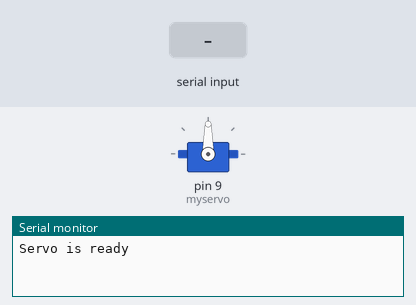
A program run on a simulated Arduino Uno, built with avr-gcc and run on an emulated ATmega328P. Parts: servo, the last lines printed to the serial monitor. The inputs (shaded band) are chosen by the test bench.

Above: at 1.2 s.
1.3 s: "30,150\n" received over Serial
At 2.3 s:
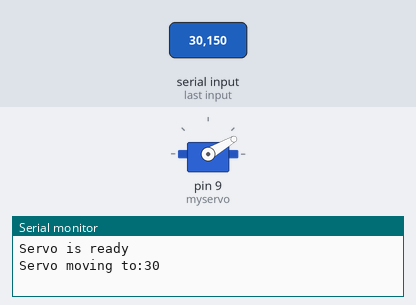
2.8 s: "5\n" received over Serial
At 3.8 s:
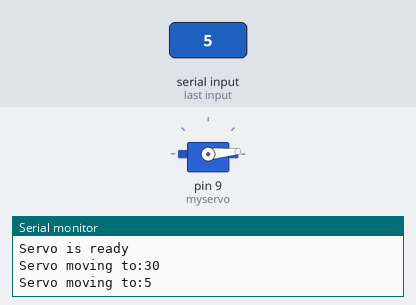
4.8 s: "90,45\n" received over Serial
At 6.6 s:
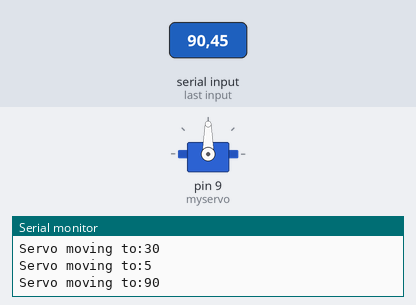
Timing chart, 0 to 8.1 s (numbered marks = the images above; inputs shaded):
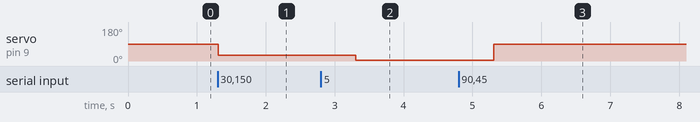

Measured:
- after the input at 1.3 s, servo on pin 9 (myservo): 90° → 30° at once
- after the input at 2.8 s, servo on pin 9 (myservo): 30° → 5° after 0.51 s
- after the input at 4.8 s, servo on pin 9 (myservo): 5° → 90° after 0.51 s

The program:

main.cpp
```cpp
#include <Arduino.h>
#include <Servo.h>
Servo myservo;  // create servo object to control a servo

// put function declarations here:
int dl = 2000;

void setup() {
  Serial.begin(9600);
  Serial.setTimeout(50);//waits for 50ms for the input to arrive.
  myservo.attach(9);
  Serial.println("Servo is ready");
  // put your setup code here, to run once:

}

void loop() {
  if(Serial.available()>0){
    String pos = Serial.readStringUntil('\n');
    int position = pos.toInt();
    if(position>=0 && position<=180){
    Serial.print("Servo moving to:");
    Serial.println(position);
    myservo.write(position);

    delay(dl);


  }
  else{
    Serial.println("ERR:INVALID ANGLE");
  }
  }
  // put your main code here, to run repeatedly:
}

// put function definitions here:
```
